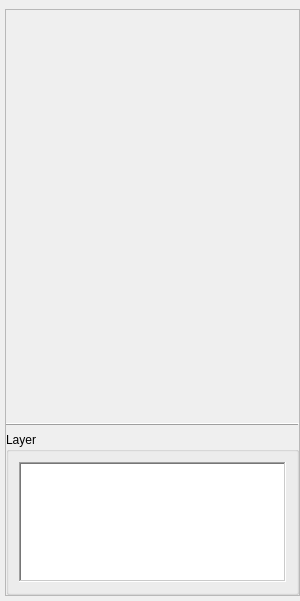
<?xml version="1.0" encoding="UTF-8"?>
<ui version="4.0">
 <class>ModelPropertySettingWidget</class>
 <widget class="QWidget" name="ModelPropertySettingWidget">
  <property name="geometry">
   <rect>
    <x>0</x>
    <y>0</y>
    <width>300</width>
    <height>601</height>
   </rect>
  </property>
  <property name="sizePolicy">
   <sizepolicy hsizetype="Preferred" vsizetype="Preferred">
    <horstretch>0</horstretch>
    <verstretch>0</verstretch>
   </sizepolicy>
  </property>
  <property name="minimumSize">
   <size>
    <width>300</width>
    <height>0</height>
   </size>
  </property>
  <property name="windowTitle">
   <string>Form</string>
  </property>
  <layout class="QVBoxLayout" name="verticalLayout_4">
   <property name="leftMargin">
    <number>5</number>
   </property>
   <property name="topMargin">
    <number>9</number>
   </property>
   <property name="rightMargin">
    <number>0</number>
   </property>
   <property name="bottomMargin">
    <number>5</number>
   </property>
   <item>
    <layout class="QVBoxLayout" name="vlayout_main">
     <item>
      <widget class="QScrollArea" name="scrollArea">
       <property name="sizePolicy">
        <sizepolicy hsizetype="Preferred" vsizetype="Expanding">
         <horstretch>0</horstretch>
         <verstretch>0</verstretch>
        </sizepolicy>
       </property>
       <property name="widgetResizable">
        <bool>true</bool>
       </property>
       <property name="alignment">
        <set>Qt::AlignLeading|Qt::AlignLeft|Qt::AlignVCenter</set>
       </property>
       <widget class="QWidget" name="scrollAreaWidgetContents">
        <property name="geometry">
         <rect>
          <x>0</x>
          <y>0</y>
          <width>291</width>
          <height>583</height>
         </rect>
        </property>
        <property name="minimumSize">
         <size>
          <width>0</width>
          <height>0</height>
         </size>
        </property>
        <layout class="QVBoxLayout" name="verticalLayout_2">
         <property name="leftMargin">
          <number>0</number>
         </property>
         <property name="topMargin">
          <number>9</number>
         </property>
         <property name="rightMargin">
          <number>0</number>
         </property>
         <property name="bottomMargin">
          <number>0</number>
         </property>
         <item>
          <layout class="QVBoxLayout" name="vlayout_widget"/>
         </item>
         <item>
          <spacer name="verticalSpacer">
           <property name="orientation">
            <enum>Qt::Vertical</enum>
           </property>
           <property name="sizeHint" stdset="0">
            <size>
             <width>20</width>
             <height>40</height>
            </size>
           </property>
          </spacer>
         </item>
         <item>
          <widget class="Line" name="hline">
           <property name="font">
            <font>
             <weight>50</weight>
             <bold>false</bold>
            </font>
           </property>
           <property name="frameShadow">
            <enum>QFrame::Raised</enum>
           </property>
           <property name="lineWidth">
            <number>1</number>
           </property>
           <property name="orientation">
            <enum>Qt::Horizontal</enum>
           </property>
          </widget>
         </item>
         <item>
          <widget class="QGroupBox" name="groupBox">
           <property name="title">
            <string>Layer</string>
           </property>
           <layout class="QVBoxLayout" name="verticalLayout">
            <property name="spacing">
             <number>0</number>
            </property>
            <property name="leftMargin">
             <number>10</number>
            </property>
            <property name="topMargin">
             <number>10</number>
            </property>
            <property name="rightMargin">
             <number>10</number>
            </property>
            <property name="bottomMargin">
             <number>10</number>
            </property>
            <item>
             <widget class="SCDragDropListWidget" name="listWidget_layer">
              <property name="sizePolicy">
               <sizepolicy hsizetype="Expanding" vsizetype="Fixed">
                <horstretch>0</horstretch>
                <verstretch>0</verstretch>
               </sizepolicy>
              </property>
              <property name="maximumSize">
               <size>
                <width>16777215</width>
                <height>120</height>
               </size>
              </property>
              <property name="frameShape">
               <enum>QFrame::WinPanel</enum>
              </property>
              <property name="dragDropMode">
               <enum>QAbstractItemView::DragDrop</enum>
              </property>
              <property name="defaultDropAction">
               <enum>Qt::MoveAction</enum>
              </property>
              <property name="isWrapping" stdset="0">
               <bool>false</bool>
              </property>
              <property name="resizeMode">
               <enum>QListView::Adjust</enum>
              </property>
              <property name="wordWrap">
               <bool>true</bool>
              </property>
              <property name="selectionRectVisible">
               <bool>false</bool>
              </property>
             </widget>
            </item>
           </layout>
          </widget>
         </item>
        </layout>
       </widget>
      </widget>
     </item>
    </layout>
   </item>
  </layout>
 </widget>
 <customwidgets>
  <customwidget>
   <class>SCDragDropListWidget</class>
   <extends>QListWidget</extends>
   <header>SCDragDropListWidget.h</header>
  </customwidget>
 </customwidgets>
 <resources/>
 <connections/>
</ui>
